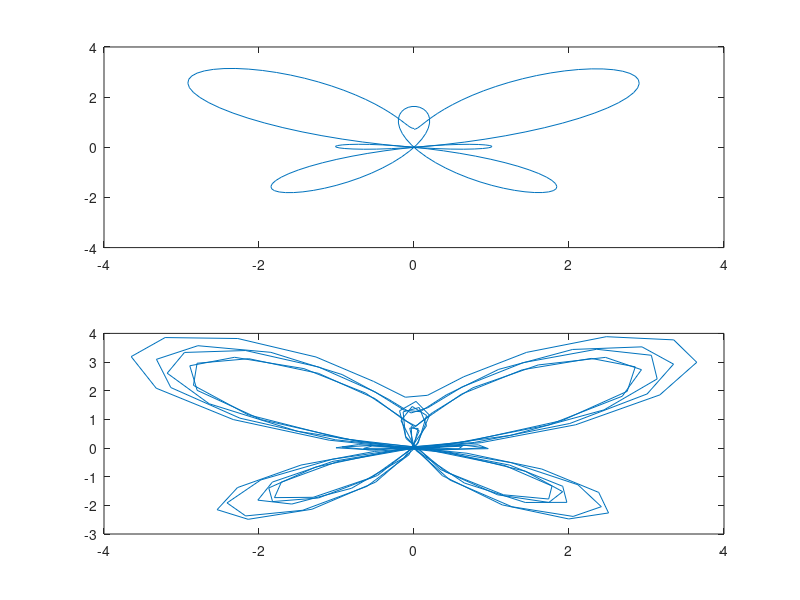

This chart was generated by the following MATLAB code:
t = linspace(0,2*pi,200);
A = exp(cos(t))-2*cos(4*t)+(sin(t/12)).^5;
x = sin(t).*A;
y = cos(t).*A;
subplot(2,1,1)
plot(x,y)
axis([-4 4 -4 4])
t1 = linspace(0,10*pi,200);
A = exp(cos(t1))-2*cos(4*t1)+(sin(t1/12)).^5;
x = sin(t1).*A;
y = cos(t1).*A;
subplot(2,1,2)
plot(x,y)
